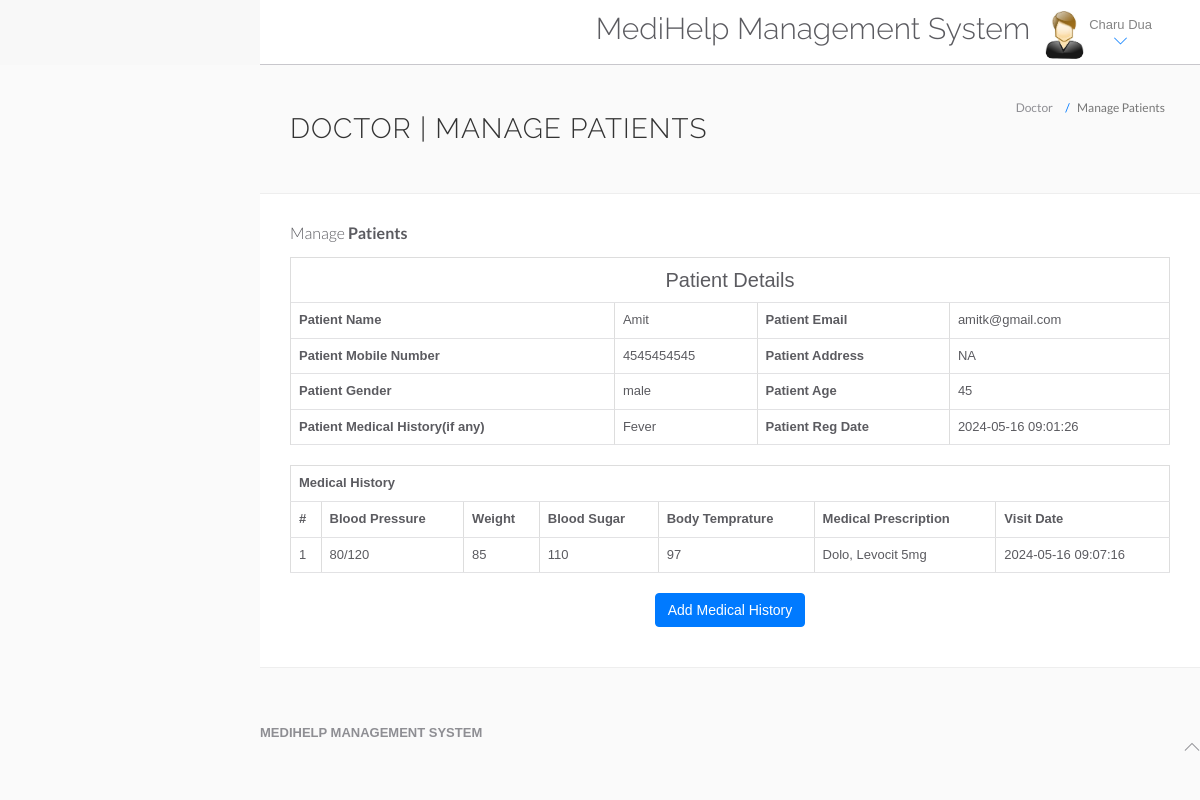
/hms/doctor/view-patient.php?viewid=2 (signed in), run on the app's committed database.
### tables this page shows
CREATE TABLE `doctors` (
  `id` int(11) NOT NULL,
  `specilization` varchar(255) DEFAULT NULL,
  `doctorName` varchar(255) DEFAULT NULL,
  `address` longtext DEFAULT NULL,
  `docFees` varchar(255) DEFAULT NULL,
  `contactno` bigint(11) DEFAULT NULL,
  `docEmail` varchar(255) DEFAULT NULL,
  `password` varchar(255) DEFAULT NULL,
  `creationDate` timestamp NULL DEFAULT current_timestamp(),
  `updationDate` timestamp NULL DEFAULT NULL ON UPDATE current_timestamp()
);

CREATE TABLE `tblpatient` (
  `ID` int(10) NOT NULL,
  `Docid` int(10) DEFAULT NULL,
  `PatientName` varchar(200) DEFAULT NULL,
  `PatientContno` bigint(10) DEFAULT NULL,
  `PatientEmail` varchar(200) DEFAULT NULL,
  `PatientGender` varchar(50) DEFAULT NULL,
  `PatientAdd` mediumtext DEFAULT NULL,
  `PatientAge` int(10) DEFAULT NULL,
  `PatientMedhis` mediumtext DEFAULT NULL,
  `CreationDate` timestamp NULL DEFAULT current_timestamp(),
  `UpdationDate` timestamp NULL DEFAULT NULL ON UPDATE current_timestamp()
);

CREATE TABLE `tblmedicalhistory` (
  `ID` int(10) NOT NULL,
  `PatientID` int(10) DEFAULT NULL,
  `BloodPressure` varchar(200) DEFAULT NULL,
  `BloodSugar` varchar(200) NOT NULL,
  `Weight` varchar(100) DEFAULT NULL,
  `Temperature` varchar(200) DEFAULT NULL,
  `MedicalPres` mediumtext DEFAULT NULL,
  `CreationDate` timestamp NOT NULL DEFAULT current_timestamp() ON UPDATE current_timestamp()
);

### hms/doctor/view-patient.php (the view, shortened to what this page needs)
<?php
include('include/config.php');
if(strlen($_SESSION['id']==0)) {
 header('location:logout.php');
  } else{
?>
<!DOCTYPE html>
<html lang="en">
	<head>
		<link rel="stylesheet" href="vendor/bootstrap/css/bootstrap.min.css">
		<link rel="stylesheet" href="vendor/fontawesome/css/font-awesome.min.css">
		<link rel="stylesheet" href="vendor/themify-icons/themify-icons.min.css">
		<link href="vendor/animate.css/animate.min.css" rel="stylesheet" media="screen">
		<link href="vendor/perfect-scrollbar/perfect-scrollbar.min.css" rel="stylesheet" media="screen">
		<link href="vendor/switchery/switchery.min.css" rel="stylesheet" media="screen">
		<link href="vendor/bootstrap-touchspin/jquery.bootstrap-touchspin.min.css" rel="stylesheet" media="screen">
		<link href="vendor/select2/select2.min.css" rel="stylesheet" media="screen">
		<link href="vendor/bootstrap-datepicker/bootstrap-datepicker3.standalone.min.css" rel="stylesheet" media="screen">
		<link href="vendor/bootstrap-timepicker/bootstrap-timepicker.min.css" rel="stylesheet" media="screen">
		<link rel="stylesheet" href="assets/css/styles.css">
		<link rel="stylesheet" href="assets/css/plugins.css">
		<link rel="stylesheet" href="assets/css/themes/theme-1.css" id="skin_color" />
	</head>
	<body>
		<div id="app">
<div class="app-content">
<?php include('include/header.php');?>
<div class="main-content" >
<div class="wrap-content container" id="container">
<section id="page-title">
<div class="row">
<div class="col-sm-8">
<h1 class="mainTitle">Doctor | Manage Patients</h1>
</div>
<ol class="breadcrumb">
<li>
<span>Doctor</span>
</li>
<li class="active">
<span>Manage Patients</span>
</li>
</ol>
</div>
</section>
<div class="container-fluid container-fullw bg-white">
<div class="row">
<div class="col-md-12">
<h5 class="over-title margin-bottom-15">Manage <span class="text-bold">Patients</span></h5>
<?php
                               $vid=$_GET['viewid'];
                               $ret=mysqli_query($con,"select * from tblpatient where ID='$vid'");
$cnt=1;
while ($row=mysqli_fetch_array($ret)) {
                               ?>
<table border="1" class="table table-bordered">
 <tr align="center">
<td colspan="4" style="font-size:20px;color:blue">
 Patient Details</td></tr>
    <tr>
    <th scope>Patient Name</th>
    <td><?php  echo $row['PatientName'];?></td>
    <th scope>Patient Email</th>
    <td><?php  echo $row['PatientEmail'];?></td>
  </tr>
  <tr>
    <th scope>Patient Mobile Number</th>
    <td><?php  echo $row['PatientContno'];?></td>
    <th>Patient Address</th>
    <td><?php  echo $row['PatientAdd'];?></td>
  </tr>
    <tr>
    <th>Patient Gender</th>
    <td><?php  echo $row['PatientGender'];?></td>
    <th>Patient Age</th>
    <td><?php  echo $row['PatientAge'];?></td>
  </tr>
  <tr>
    <th>Patient Medical History(if any)</th>
    <td><?php  echo $row['PatientMedhis'];?></td>
     <th>Patient Reg Date</th>
    <td><?php  echo $row['CreationDate'];?></td>
  </tr>
<?php }?>
</table>
<?php
$ret=mysqli_query($con,"select * from tblmedicalhistory  where PatientID='$vid'");
 ?>
<table id="datatable" class="table table-bordered dt-responsive nowrap" style="border-collapse: collapse; border-spacing: 0; width: 100%;">
  <tr align="center">
   <th colspan="8" >Medical History</th>
  </tr>
  <tr>
    <th>#</th>
<th>Blood Pressure</th>
<th>Weight</th>
<th>Blood Sugar</th>
<th>Body Temprature</th>
<th>Medical Prescription</th>
<th>Visit Date</th>
</tr>
<?php
while ($row=mysqli_fetch_array($ret)) {
  ?>
<tr>
  <td><?php echo $cnt;?></td>
 <td><?php  echo $row['BloodPressure'];?></td>
 <td><?php  echo $row['Weight'];?></td>
 <td><?php  echo $row['BloodSugar'];?></td>
  <td><?php  echo $row['Temperature'];?></td>
  <td><?php  echo $row['MedicalPres'];?></td>
  <td><?php  echo $row['CreationDate'];?></td>
</tr>
<?php $cnt=$cnt+1;} ?>
</table>
<p align="center">
 <button class="btn btn-primary waves-effect waves-light w-lg" data-toggle="modal" data-target="#myModal">Add Medical History</button></p>
</div>
</div>
</div>
</div>
	<?php include('include/footer.php');?>
		</div>
	</body>
</html>
<?php }  ?>

### hms/doctor/include/header.php (shortened to what this page needs)
<header class="navbar navbar-default navbar-static-top">
	<div class="navbar-collapse collapse">
		<ul class="nav navbar-right">
			<li style="padding-top:2% ">
				<h2>MediHelp Management System</h2>
			</li>
			<li class="dropdown current-user">
				<a href class="dropdown-toggle" data-toggle="dropdown">
					<img src="assets/images/images.jpg"> <span class="username">
						<?php $query = mysqli_query($con, "select doctorName from doctors where id='" . $_SESSION['id'] . "'");
						while ($row = mysqli_fetch_array($query)) {
							echo $row['doctorName'];
						}
						?> <i class="ti-angle-down"></i></i></span>
				</a>
			</li>
		</ul>
	</div>
</header>

### hms/doctor/assets/css/themes/theme-1.css (style rules this page uses)
body { background: #FAFAFA; }
header .navbar-collapse { background: #ffffff !important; border-bottom-color: #c8c7cc !important; box-shadow: none !important; }
header .navbar-collapse .navbar-right > li > a { color: #777; }
header .navbar-collapse .navbar-right > li > a i { color: #007aff !important; }

### data on the page
doctors: doctorName "Charu Dua"
tblpatient: PatientName "Amit", PatientEmail "amitk@gmail.com", PatientContno "4545454545", PatientAdd "NA", PatientGender "male", PatientAge "45", PatientMedhis "Fever", CreationDate "2024-05-16 09:01:26"
tblmedicalhistory: BloodPressure "80/120", Weight "85", BloodSugar "110", Temperature "97", MedicalPres "Dolo, Levocit 5mg", CreationDate "2024-05-16 09:07:16"
